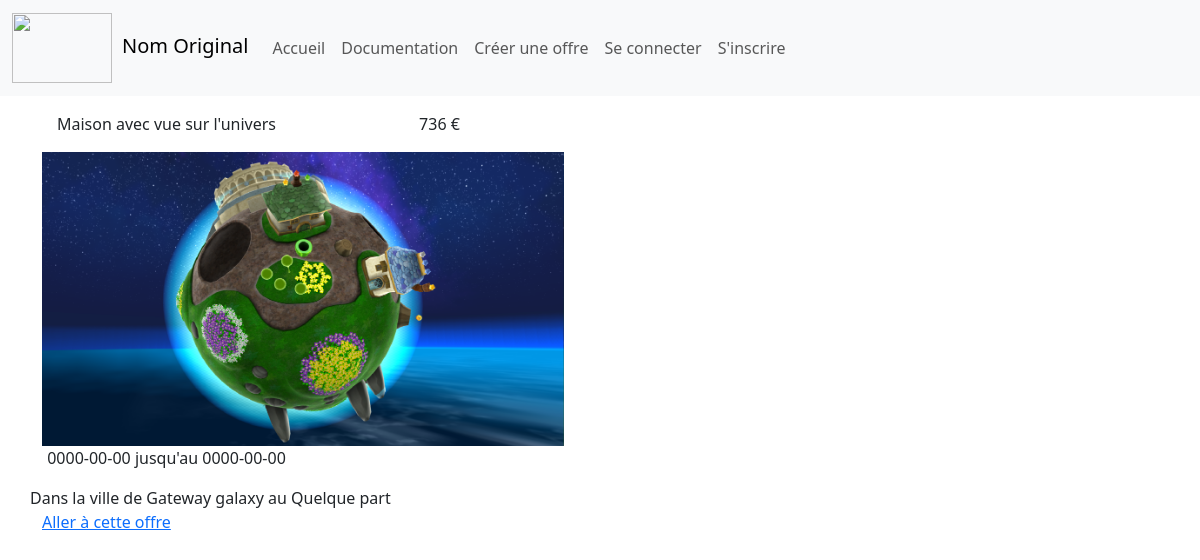
The page / on the database its author committed.
### tables this page shows
CREATE TABLE Offre(
	id INT AUTO_INCREMENT,
	titre VARCHAR(255),
	nbr_personne INT,
	nbr_pieces INT,
	prix FLOAT,
	date_heure_parution TIMESTAMP DEFAULT CURRENT_TIMESTAMP,
	date_début DATE,
	date_fin DATE,
	descriptif TEXT,
	user_id INT,
	localisation_id INT,
	PRIMARY KEY(id),
	FOREIGN KEY(user_id) REFERENCES Users(id),
	FOREIGN KEY(localisation_id) REFERENCES Localisation(id)
);

CREATE TABLE Photo(
	id INT AUTO_INCREMENT,
	lien VARCHAR(64),
	id_offre INT,
	PRIMARY KEY(id),
	FOREIGN KEY(id_offre) REFERENCES Offre(id)
);

CREATE TABLE Localisation(
	id INT AUTO_INCREMENT,
	adresse VARCHAR(255),
	zip INT,
	ville VARCHAR(64),
	PRIMARY KEY(id)
);

### pages/accueil/ControllerAccueil.php (called while the page is built)
<?php
class ControllerAccueil{
	function includeView($listOffre){
		include('accueil.php');
	}
	function __construct() {
		$listOffre = offreDAO::getOffre();
		$this->includeView($listOffre);
	}
	function getLocalisation($id){
		return offreDAO::getLocalisation($id);
	}
	function getPhoto($idoffre){
		return photoDAO::getPhotoById_offre($idoffre);
	}
}

### tools/SuperController.php (called while the page is built, shortened)
<?php
class SuperController{
	public static function callPage($page) {
		new $controllerName;
	}
}

### DTO/offreDTO.php (called while the page is built, shortened)
<?php
class Offre{
	private $id;
	private $titre;
	private $prix;
	private $date_début;
	private $date_fin;
	public function getId()
	{
		return $this->id;
	}
	public function setId($id)
	{
		$this->id = $id;
		return $this;
	}
	public function getTitre()
	{
		return $this->titre;
	}
	public function setTitre($titre)
	{
		$this->titre = $titre;
		return $this;
	}
	public function getPrix()
	{
		return $this->prix;
	}
	public function setPrix($prix)
	{
		$this->prix = $prix;
		return $this;
	}
	public function getDate_début()
	{
		return $this->date_début;
	}
	public function setDate_début($date_début)
	{
		$this->date_début = $date_début;
		return $this;
	}
	public function getDate_fin()
	{
		return $this->date_fin;
	}
	public function setDate_fin($date_fin)
	{
		$this->date_fin = $date_fin;
		return $this;
	}
}

### DAO/offreDAO.php (called while the page is built, shortened)
<?php
class offreDAO{
	public static function getOffre(){
		$dtb = DatabaseLinker::getConnexion();
		$state = $dtb->prepare(<<<SQL
			SELECT *
			FROM offre
			SQL);
		$state->execute();
		if($state->rowCount() > 0){
			$i=0;
			$listOffre=array();
			while($data = $state->fetch()){
				$listOffre[] = new Offre();
				$listOffre[$i]->setId($data['id']);
				$listOffre[$i]->setTitre($data['titre']);
				$listOffre[$i]->setNbr_personne($data['nbr_personne']);
				$listOffre[$i]->setNbr_pieces($data['nbr_pieces']);
				$listOffre[$i]->setPrix($data['prix']);
				$listOffre[$i]->setDate_heure_parution($data['date_heure_parution']);
				$listOffre[$i]->setDate_début($data['date_début']);
				$listOffre[$i]->setDate_fin($data['date_fin']);
				$listOffre[$i]->setDescriptif($data['descriptif']);
				$listOffre[$i]->setUser_id($data['user_id']);
				$listOffre[$i]->setLocalisation_id($data['localisation_id']);
				$i++;
			}
			return $listOffre;
		}
		return NULL;
	}
	public static function getLocalisation($idOffre){
		$dtb = DatabaseLinker::getConnexion();
        $state = $dtb->prepare("SELECT * FROM localisation
		inner join offre on offre.localisation_id = localisation.id
		where offre.id =  ?");
		$state->execute(array($idOffre));
        $resultats = $state->fetch();
		$localisation = new Localisation();
		$localisation->setAdresse($resultats['adresse']);
		$localisation->setVille($resultats['ville']);
        return $localisation;
	}
}

### DAO/photoDAO.php (called while the page is built, shortened)
<?php
class photoDAO
{
	public static function getPhotoById_offre($offre_id)
	{
		$dtb = DatabaseLinker::getConnexion();
		$state = $dtb->prepare(<<<SQL
			SELECT *
			FROM photo
			WHERE id_offre = ?
			SQL);
		$state->execute(array($offre_id));
		$data = $state->fetch();
		if ($state->rowCount() > 0) {
			$photo = new Photo();
			$photo->setLien($data['lien']);
			$photo->setOffre_id($data['id_offre']);
			return $photo;
		}
		return NULL;
	}
}

### DTO/photoDTO.php (called while the page is built, shortened)
<?php
class Photo{
	private $lien;
	public function getLien()
	{
		return $this->lien;
	}
	public function setLien($lien)
	{
		$this->lien = $lien;
		return $this;
	}
	public function setOffre_id($offre_id)
	{
		return $this;
	}
}

### DTO/localisationDTO.php (called while the page is built, shortened)
<?php
class Localisation{
	private $adresse;
	private $ville;
	public function getVille()
	{
		return $this->ville;
	}
	public function setVille($ville)
	{
		$this->ville = $ville;
		return $this;
	}
	public function getAdresse()
	{
		return $this->adresse;
	}
	public function setAdresse($adresse)
	{
		$this->adresse = $adresse;
		return $this;
	}
}

### pages/accueil/accueil.php (the view, shortened to what this page needs)
<article class="container">
	<section class="row">
	<?php
	$i=0;
	foreach ($listOffre as $offre) : ?>
		<div class="col-6 row">
			<section class=" mt-3">
				<div id="carouselIndicators<?=$i?>" class="carousel slide" data-bs-ride="false" data-bs-interval="false">
					<div class="carousel-indicators">
					</div>
						<?php $photo = ControllerAccueil::getPhoto($offre->getId());
						?>
			</section>
			<p class="col-6 text-center"><?= $offre->getTitre() ?></p>
			<p class="col-6 text-center"><?= $offre->getPrix() ?> €</p>
			<img src='<?php echo $photo->getLien(); ?>'>
			<p class="col-6 text-center"><?= $offre->getDate_début() ?> jusqu'au <?= $offre->getDate_fin() ?></p>
			<?php
				$localisation = ControllerAccueil::getLocalisation($offre->getId());
				echo 'Dans la ville de ' .$localisation->getVille();
				echo ' au ' . $localisation->getAdresse();
			?>
			<a href="index.php?page=view&avis=<?= $offre->getId() ?>">Aller à cette offre</a>
		</div>
	<?php
	$i++;
	endforeach; ?>
	</section>
</article>

### rows shown on the page
offre: titre "Maison avec vue sur l'univers", prix "736", photo.lien (picture), date_début "0000-00-00", date_fin "0000-00-00", localisation.ville "Gateway galaxy", localisation.adresse "Quelque part"
